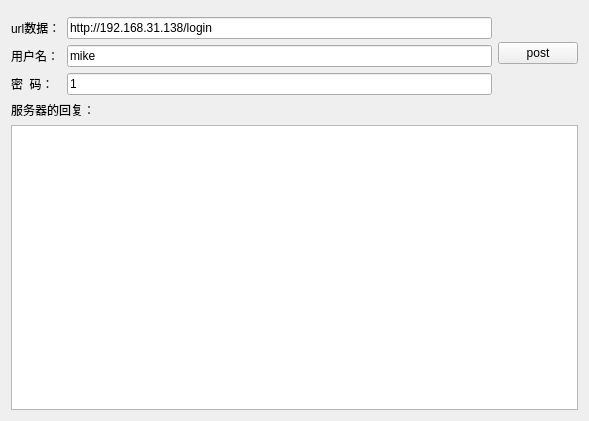
<?xml version="1.0" encoding="UTF-8"?>
<ui version="4.0">
 <class>Widget</class>
 <widget class="QWidget" name="Widget">
  <property name="geometry">
   <rect>
    <x>0</x>
    <y>0</y>
    <width>589</width>
    <height>421</height>
   </rect>
  </property>
  <property name="windowTitle">
   <string>Widget</string>
  </property>
  <layout class="QGridLayout" name="gridLayout">
   <item row="6" column="0" colspan="3">
    <widget class="QTextEdit" name="textEdit"/>
   </item>
   <item row="1" column="0">
    <widget class="QLabel" name="labelUser_4">
     <property name="text">
      <string>url数据：</string>
     </property>
    </widget>
   </item>
   <item row="5" column="0" colspan="2">
    <widget class="QLabel" name="label">
     <property name="text">
      <string>服务器的回复：</string>
     </property>
    </widget>
   </item>
   <item row="2" column="1">
    <widget class="QLineEdit" name="lineEditUser">
     <property name="text">
      <string>mike</string>
     </property>
    </widget>
   </item>
   <item row="2" column="0">
    <widget class="QLabel" name="labelUser">
     <property name="text">
      <string>用户名：</string>
     </property>
    </widget>
   </item>
   <item row="1" column="1">
    <widget class="QLineEdit" name="lineEditUrl">
     <property name="text">
      <string>http://192.168.31.138/login</string>
     </property>
    </widget>
   </item>
   <item row="3" column="0">
    <widget class="QLabel" name="labelPwd">
     <property name="text">
      <string>密  码：</string>
     </property>
    </widget>
   </item>
   <item row="3" column="1">
    <widget class="QLineEdit" name="lineEditPwd">
     <property name="text">
      <string>1</string>
     </property>
    </widget>
   </item>
   <item row="0" column="2" rowspan="4">
    <widget class="QPushButton" name="pushButton">
     <property name="text">
      <string>post</string>
     </property>
    </widget>
   </item>
  </layout>
 </widget>
 <layoutdefault spacing="6" margin="11"/>
 <resources/>
 <connections/>
</ui>
